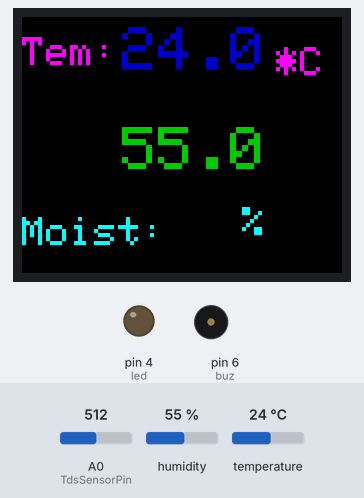
A sketch run on a simulated Arduino Uno, built with avr-gcc and run on an emulated ATmega328P. Shown: 160×128 colour display, output pins drawn as LEDs (lit = HIGH), buzzer (waves = sounding, pin HIGH). Inputs (shaded band) come from the test bench; at power-on: humidity 55 %, temperature 24 °C, A0 (TdsSensorPin) = 512. What the sketch prints to the serial monitor is not drawn.

Above: at 3.5 s.
3.6 s: humidity set to 22 %
At 6.1 s:
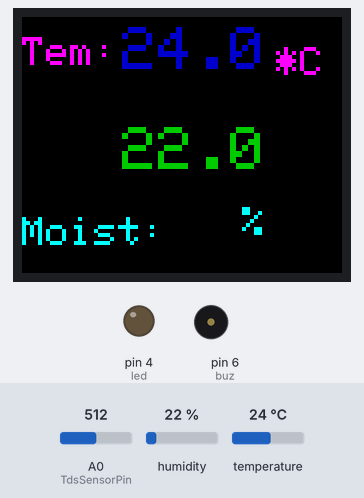
7.1 s: temperature set to 12 °C
At 8.8 s:
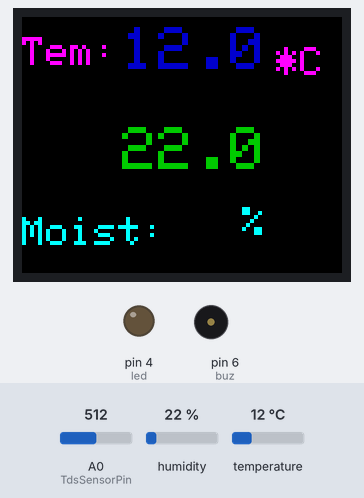
10.6 s: humidity set to 40 %
At 11.5 s:
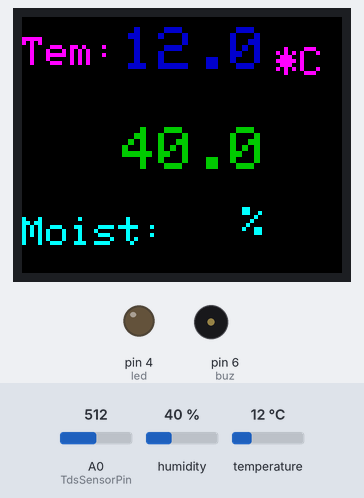
14.1 s: temperature set to 19 °C
At 16.8 s:
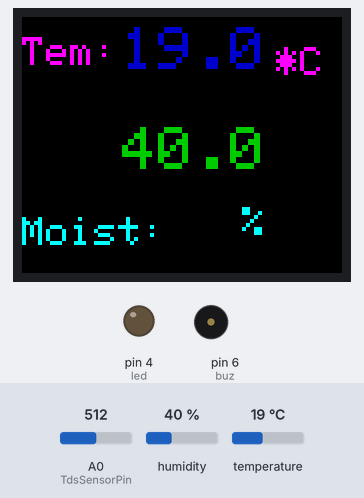
Timing chart, 0 to 18.3 s (numbered marks = the images above; inputs shaded):
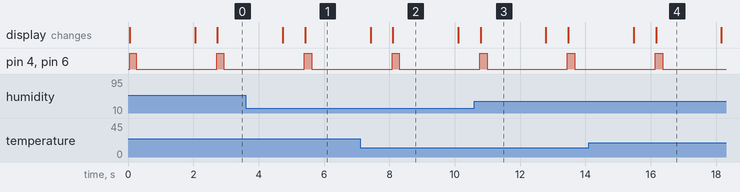

The sketch:

code.ino
```cpp
#include <DFRobot_DHT11.h>
#include <TFT.h>
#include <SPI.h>
#include <Wire.h>
#define cs   10
#define dc   9
#define rst  8
#define DHTPIN 7
#define led 4
#define buz 6

#define TdsSensorPin A0
#define VREF 5.0              // analog reference voltage(Volt) of the ADC
#define SCOUNT  30

// create an instance of the library
TFT TFTscreen = TFT(cs, dc, rst);
DFRobot_DHT11 DHT;
float humidity,temperature = 16;
String temp,hum,soil_moist;
int soil_moisture,SM;
char T[5],H[5],moist[3];

int analogBuffer[SCOUNT];     // store the analog value in the array, read from ADC
int analogBufferTemp[SCOUNT];
int analogBufferIndex = 0;
int copyIndex = 0;

float averageVoltage = 0;
float tdsValue = 0;

// median filtering algorithm
int getMedianNum(int bArray[], int iFilterLen){
  int bTab[iFilterLen];
  for (byte i = 0; i<iFilterLen; i++)
  bTab[i] = bArray[i];
  int i, j, bTemp;
  for (j = 0; j < iFilterLen - 1; j++) {
    for (i = 0; i < iFilterLen - j - 1; i++) {
      if (bTab[i] > bTab[i + 1]) {
        bTemp = bTab[i];
        bTab[i] = bTab[i + 1];
        bTab[i + 1] = bTemp;
      }
    }
  }
  if ((iFilterLen & 1) > 0){
    bTemp = bTab[(iFilterLen - 1) / 2];
  }
  else {
    bTemp = (bTab[iFilterLen / 2] + bTab[iFilterLen / 2 - 1]) / 2;
  }
  return bTemp;
}

void display_data_serial()
 {
  Serial.print("Temperature: ");
  Serial.print(temperature);
  Serial.println(" deg C");
  Serial.print("Humidity: ");
  Serial.print(humidity);
  Serial.println(" %RH");

 }
void setup()
{
  TFTscreen.begin();
  TFTscreen.background(0, 0, 0);
  Serial.begin(9600);
  Serial.println("temperature and purity monitoring program");
  TFTscreen.setTextSize(2);
  TFTscreen.stroke(255,0,255);
  TFTscreen.text("Tem: ", 0, 10);
  TFTscreen.text(" *C", 115, 15);
  TFTscreen.stroke(0,255,255);
  TFTscreen.text("Moist: ", 0,100);
  TFTscreen.text("%", 110, 95);
  TFTscreen.setTextSize(3);
  pinMode(TdsSensorPin,INPUT);
  pinMode(led,OUTPUT);
  pinMode(buz,OUTPUT);
}

void loop()
{

   static unsigned long analogSampleTimepoint = millis();
  if(millis()-analogSampleTimepoint > 40U){     //every 40 milliseconds,read the analog value from the ADC
    analogSampleTimepoint = millis();
    analogBuffer[analogBufferIndex] = analogRead(TdsSensorPin);    //read the analog value and store into the buffer
    analogBufferIndex++;
    if(analogBufferIndex == SCOUNT){
      analogBufferIndex = 0;
    }
  }

   static unsigned long printTimepoint = millis();
  if(millis()-printTimepoint > 800U){
    printTimepoint = millis();
    for(copyIndex=0; copyIndex<SCOUNT; copyIndex++){
      analogBufferTemp[copyIndex] = analogBuffer[copyIndex];

      // read the analog value more stable by the median filtering algorithm, and convert to voltage value
      averageVoltage = getMedianNum(analogBufferTemp,SCOUNT) * (float)VREF / 1024.0;

      //temperature compensation formula: fFinalResult(25^C) = fFinalResult(current)/(1.0+0.02*(fTP-25.0));
      float compensationCoefficient = 1.0+0.02*(temperature-25.0);
      //temperature compensation
      float compensationVoltage=averageVoltage/compensationCoefficient;

      //convert voltage value to tds value
      tdsValue=(133.42*compensationVoltage*compensationVoltage*compensationVoltage - 255.86*compensationVoltage*compensationVoltage + 857.39*compensationVoltage)*0.5;

      //Serial.print("voltage:");
      //Serial.print(averageVoltage,2);
      //Serial.print("V   ");
      Serial.print("TDS Value:");
      Serial.print(tdsValue,0);
      Serial.println("ppm");
    }
  }

  DHT.read(DHTPIN);
  humidity = DHT.humidity;
  temperature = DHT.temperature;
  digitalWrite(led,1);
  digitalWrite(buz,1);
  display_data_serial();
  hum = String(humidity);
  temp = String(temperature);
  hum.toCharArray(H,5);
  temp.toCharArray(T,5);
  TFTscreen.stroke(0,0,200);
  TFTscreen.text(T,50,5);
  TFTscreen.stroke(0,200,0);
  TFTscreen.text(H,50,55);
  TFTscreen.stroke(200,0,0);
  TFTscreen.text(moist,70,95);
  delay(200);
  digitalWrite(led,0);
  digitalWrite(buz,0);
  delay(1800);
  TFTscreen.stroke(0,0,0);
  TFTscreen.text(T,50,5);
  TFTscreen.text(H,50,55);
  TFTscreen.text(moist,70,95);
  delay(200);
}
```

Measured:
- after the input at 3.6 s, the display: first differs from a run without the input after 1.8 s (image 1)
- after the input at 7.1 s, the display: first differs from a run without the input after 1.0 s (image 2)
- after the input at 10.6 s, the display: changes after 0.19 s (image 3)
- after the input at 14.1 s, the display: first differs from a run without the input after 2.1 s (image 4)
- what the display in image 2 shows lasts 2.0 s, from 8.1 s to 10.1 s
